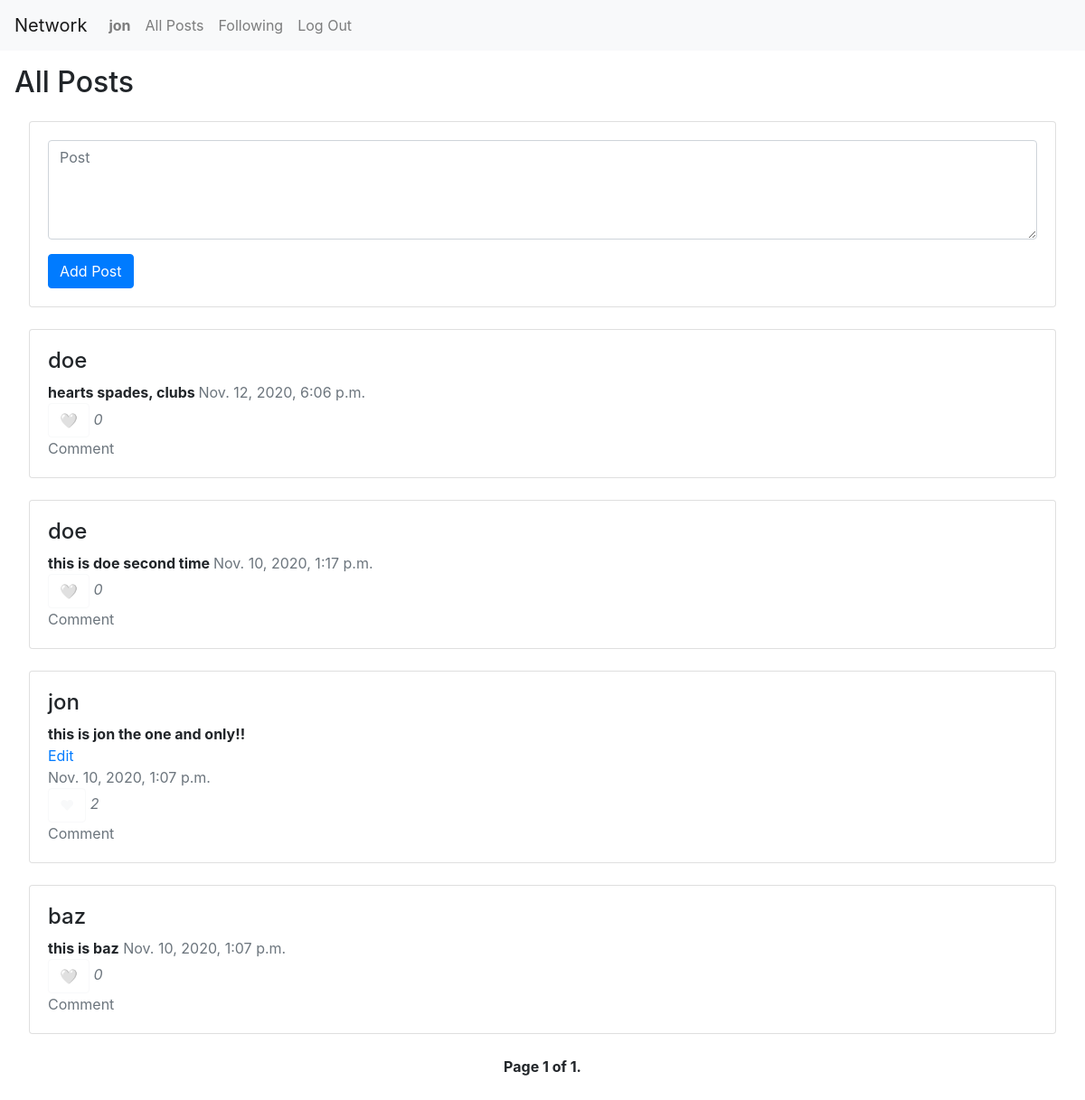
Screenshot of / (signed in) with the database file from the repository.
### network/models.py (models this page shows)
class User(AbstractUser):
    pass

class NewPost(models.Model):
    creator = models.CharField(max_length=64)
    text = models.TextField(verbose_name="Description")
    image = models.URLField(blank=True, verbose_name="Image URL", null=True)
    like = models.IntegerField()
    timeStamp = models.DateTimeField(auto_now_add=True,null=True)
    liked = models.ManyToManyField(User, blank=True, related_name="liked_user")
    objects = models.Manager()

### network/views.py (the view)
# urls.py: path("", views.index, name="index"),
def index(request):
    form = NewPostForm(request.POST)
    posts = NewPost.objects.order_by("-timeStamp").all()
    paginator = Paginator(posts, 10)
    page_number = request.GET.get('page')
    page_obj = paginator.get_page(page_number)
    return render(request, "network/index.html", {
        "title" : "All Posts",
        "posts" : posts.order_by("-timeStamp").all(),
        "form": form,
        "page_obj" : page_obj
    })

### network/views.py
class NewPostForm(forms.Form):
    text = forms.CharField(widget=forms.Textarea(attrs={'placeholder' : 'Post', 'class' : 'form-control', 'rows' : 4}))

### network/templates/network/index.html (shortened to what this page needs)
{% extends "network/layout.html" %}
{% block body %}
    {% if title %}
        <h2>{{title}}</h2>
    {% endif %}
        <div class="card-column" style="padding: 1em;">
        {% if user.is_authenticated %}
            {% if title == "All Posts" %}
                <div class="card">
                    <div class="card-body">
                        <form action="{% url 'newpost' %}" method="post">
                            {% for item in form %}
                            <div class="form-group">{{ item }}</div>
                            {% endfor %}
                            <button class="btn btn-primary" type="submit">Add Post</button>
                        </form>
                    </div>
                </div>
                <br>
            {% endif %}
        {% endif %}
        {% if posts %}
            {% for post in page_obj %}
                <div class="card">
                    <div class="card-body">
                    <ul class="list-group list-group-horizontal" style="list-style-type: none;">
                        <li>
                            <a href="{% url 'profile' post.creator %}" style="color:inherit" id="creator-{{post.id}}"><h4>{{ post.creator }}</h4></a>
                            <strong id="post-{{post.id}}">{{ post.text }}</strong>
                            {% if request.user.username == post.creator %}
                                <a href="javascript:check_edit({{post.id}})" id="edit-{{post.id}}" style="display: block;">Edit</a>
                            {% endif %}
                            <a class="text-muted">{{ post.timeStamp }}<br>
                            {% if user.is_authenticated %}
                                {% if not request.user in post.liked.all %}
                                    <button class="btn btn-outline-light" id="like-{{post.id}}">🤍</button>
                                {% else %}
                                    <button class="btn btn-outline-light" id="like-{{post.id}}">❤</button>
                                {% endif %}
                            {% else %}
                                Likes:
                            {% endif %}
                            <i id="numLike-{{post.id}}">{{ post.like }}</i><br>
                            Comment</a>
                        </li>
                    </ul>
                    </div>
                </div>
                <br>
            {% endfor %}
            <div class="pagination justify-content-center">
                <span class="step-links">
                    <span class="current">
                        <strong>Page {{ page_obj.number }} of {{ page_obj.paginator.num_pages }}.</strong>
                    </span>
                </span>
            </div>
        {% endif %}
    </div>
{% endblock %}

### network/templates/network/layout.html (shortened to what this page needs)
{% load static %}
<!DOCTYPE html>
<html lang="en">
    <head>
        <link rel="stylesheet" href="https://stackpath.bootstrapcdn.com/bootstrap/4.4.1/css/bootstrap.min.css">
        <link href="{% static 'network/styles.css' %}" rel="stylesheet">
    </head>
    <body>
        <nav class="navbar navbar-expand-lg navbar-light bg-light">
            <a class="navbar-brand" href="{% url 'index' %}">Network</a>
            <div>
              <ul class="navbar-nav mr-auto">
                {% if user.is_authenticated %}
                    <li class="nav-item">
                        <a class="nav-link" href="{% url 'profile' user.username %}"><strong>{{ user.username }}</strong></a>
                    </li>
                {% endif %}
                <li class="nav-item">
                  <a class="nav-link" href="{% url 'index' %}">All Posts</a>
                </li>
                {% if user.is_authenticated %}
                    <li class="nav-item">
                        <a class="nav-link" href="{% url 'following' %}">Following</a>
                    </li>
                    <li class="nav-item">
                        <a class="nav-link" href="{% url 'logout' %}">Log Out</a>
                    </li>
                {% endif %}
              </ul>
            </div>
          </nav>
        <div class="body">
            <div style="padding: 1em;">
            {% block body %}
            {% endblock %}
            </div>
        </div>
    </body>
</html>

### rows the page displays
User: username "jon"
NewPost: creator "doe", text "hearts spades, clubs", timeStamp "Nov. 12, 2020, 6:06 p.m.", like "0"
NewPost: creator "doe", text "this is doe second time", timeStamp "Nov. 10, 2020, 1:17 p.m.", like "0"
NewPost: creator "jon", text "this is jon the one and only!!", timeStamp "Nov. 10, 2020, 1:07 p.m.", like "2"
NewPost: creator "baz", text "this is baz", timeStamp "Nov. 10, 2020, 1:07 p.m.", like "0"

### other values shown
{{ title }} "All Posts"
{{ page_obj.number }} "1"
{{ page_obj.paginator.num_pages }} "1"
